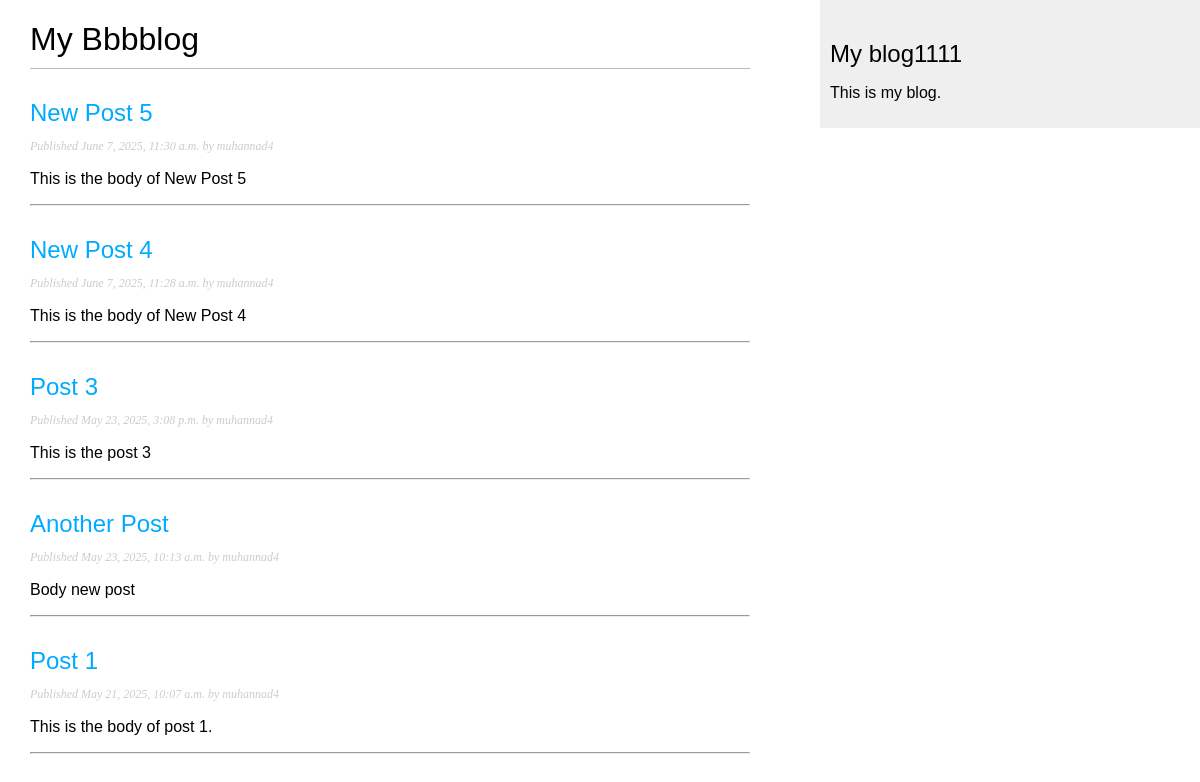
The app's page /blog/list/ with its own data.
### blog/models.py (models this page shows, shortened)
class Post(models.Model):
    class Status(models.TextChoices):
        DRAFT = 'DF' ,'Draft'
        PUBLISHED = 'PB', 'Published'
    title = models.CharField(max_length= 250) #the numbet of charachters
    slug = models.SlugField(max_length= 250)
    author = models.ForeignKey(User, on_delete=models.CASCADE, related_name='blog1_posts')
    body = models.TextField() #i can not putting the number of charachters
    publish = models.DateTimeField(default= timezone.now)
    created = models.DateTimeField(auto_now_add= True)
    updated = models.DateTimeField(auto_now_add= True)
    status = models.CharField(max_length= 2 , choices= Status.choices, default= Status.DRAFT)
    class Meta:
        ordering = ['-publish']
        indexes = [
            models.Index(fields= ['-publish']),
        ]

### blog/views.py (the view)
# urls.py: path('list/', views.post_list , name='post_list'),
def post_list(request):
    posts = Post.objects.all()
    return render(request, 'blog/post/list.html', {'posts': posts})

### blog/templates/blog/post/list.html (shortened to what this page needs)
{% extends "blog/base.html" %}
{% block content %}
    <h1>My Bbbblog</h1>
    {% for post in posts %}
        <h2>
        <a href="{% url 'blog:post_detail' post.id %}">
        {{ post.title }}
        </a>
        </h2>
        <p class="date">
        Published {{ post.publish }} by {{ post.author }}
        </p>
        {{ post.body|truncatewords:30|linebreaks }}
        <hr />
    {% endfor %}
{% endblock %}

### blog/templates/blog/base.html (shortened to what this page needs)
{% load static %}
<!DOCTYPE html>
<html>
    <head>
        <link href="{% static "css/blog.css" %}" rel="stylesheet">
    </head>
    <body>
        <div id="content">
            {% block content %}
            {% endblock %}
        </div>
        <div id="sidebar">
            <h2>My blog1111</h2>
            <p>This is my blog.</p>
        </div>
    </body>
</html>

### blog/static/css/blog.css (style rules this page uses)
body { margin:0; padding:0; font-family:helvetica, sans-serif; }
a { color:#00abff; text-decoration:none; }
h1 { font-weight:normal; border-bottom:1px solid #bbb; padding:0 0 10px 0; }
h2 { font-weight:normal; margin:30px 0 0; }
#content { float:left; width:60%; padding:0 0 0 30px; }
#sidebar { float:right; width:30%; padding:10px; background:#efefef; height:100%; }
p.date { color:#ccc; font-family: georgia, serif; font-size: 12px; font-style: italic; }

### records on screen
Post: title "New Post 5", publish "June 7, 2025, 11:30 a.m.", author "muhannad4", body "This is the body of New Post 5"
Post: title "New Post 4", publish "June 7, 2025, 11:28 a.m.", author "muhannad4", body "This is the body of New Post 4"
Post: title "Post 3", publish "May 23, 2025, 3:08 p.m.", author "muhannad4", body "This is the post 3"
Post: title "Another Post", publish "May 23, 2025, 10:13 a.m.", author "muhannad4", body "Body new post"
Post: title "Post 1", publish "May 21, 2025, 10:07 a.m.", author "muhannad4", body "This is the body of post 1."
